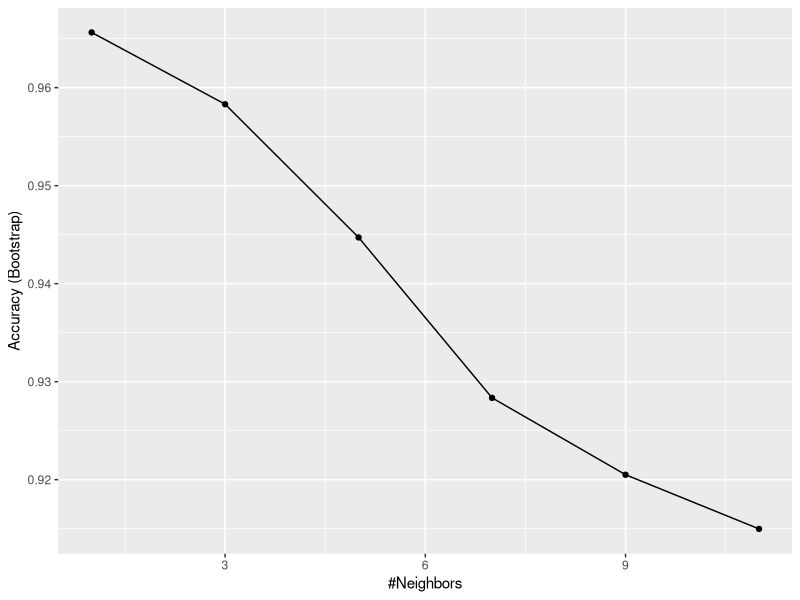

Source code (R): (Note: this script raises an error after producing the figure.)
#Chapter 31 Homework
#DATA 320
#Kyle Schneider
#12/4/2019

#1. 32.6 (31.6 on github) Exercise #2
library(caret)
library(tidyverse)
library(dslabs)
data("mnist_27")
view(mnist_27)
#2) Load the following dataset:
data("tissue_gene_expression")
#This dataset includes a matrix x:

dim(tissue_gene_expression$x)
view(tissue_gene_expression$x)

#with the gene expression measured on 500 genes for 189 biological samples representing
#seven different tissues. The tissue type is stored in y:
  
table(tissue_gene_expression$y)
view(tissue_gene_expression$y)
y = tissue_gene_expression$y
#Split the data in training and test sets, then use kNN to predict tissue type and see 
#what accuracy you obtain. Try it for  k = 1,3,…,11.



#Combine the data set
disease = data.frame(tissue_gene_expression$x,y = as.factor(y))
view(disease)

test_index <- createDataPartition(y, times = 1, p = 0.5, list = FALSE)
train_set <- disease %>% slice(-test_index)
test_set <- disease %>% slice(test_index)

train_knn <- train(y ~ ., method = "knn", 
                   data = train_set,
                   tuneGrid = data.frame(k = seq(1, 11, 2)))
ggplot(train_knn)

confusionMatrix(predict(train_knn, test_set, type = "raw"),
                test_set$y)

#2. Complete Case Study: more than 3 classes (32.7.6 or 31.8 on github)
if(!exists("mnist")) mnist <- read_mnist()
set.seed(3456)
index_127 <- sample(which(mnist$train$labels %in% c(1,2,7)), 2000)
y <- mnist$train$labels[index_127] 
x <- mnist$train$images[index_127,]
index_train <- createDataPartition(y, p=0.8, list = FALSE)
## get the quadrants
row_column <- expand.grid(row=1:28, col=1:28) 
upper_left_ind <- which(row_column$col <= 14 & row_column$row <= 14)
lower_right_ind <- which(row_column$col > 14 & row_column$row > 14)
## binarize the values. Above 200 is ink, below is no ink
x <- x > 200 
## proportion of pixels in lower right quadrant
x <- cbind(rowSums(x[ ,upper_left_ind])/rowSums(x), 
           rowSums(x[ ,lower_right_ind])/rowSums(x)) 
##save data
train_set <- data.frame(y = factor(y[index_train]),
                        x_1 = x[index_train,1], x_2 = x[index_train,2])
test_set <- data.frame(y = factor(y[-index_train]),
                       x_1 = x[-index_train,1], x_2 = x[-index_train,2])

train_set %>% ggplot(aes(x_1, x_2, color=y)) + geom_point()

train_qda <- train(y ~ ., method = "qda", data = train_set)

predict(train_qda, test_set, type = "prob") %>% head()

predict(train_qda, test_set) %>% head()

confusionMatrix(predict(train_qda, test_set), test_set$y)$table

GS <- 150
new_x <- expand.grid(x_1 = seq(min(train_set$x_1), max(train_set$x_1), len=GS),
                     x_2 = seq(min(train_set$x_2), max(train_set$x_2), len=GS))
new_x %>% mutate(y_hat = predict(train_qda, new_x)) %>%
  ggplot(aes(x_1, x_2, color = y_hat, z = as.numeric(y_hat))) +
  geom_point(size = 0.5, pch = 16) + 
  stat_contour(breaks=c(1.5, 2.5),color="black") + 
  guides(colour = guide_legend(override.aes = list(size=2)))

train_lda <- train(y ~ ., method = "lda", data = train_set)

new_x %>% mutate(y_hat = predict(train_lda, new_x)) %>%
  ggplot(aes(x_1, x_2, color = y_hat, z = as.numeric(y_hat))) +
  geom_point(size = 0.5, pch = 16) + 
  stat_contour(breaks=c(1.5, 2.5),color="black") + 
  guides(colour = guide_legend(override.aes = list(size=2)))

train_knn <- train(y ~ ., method = "knn", data = train_set,
                   tuneGrid = data.frame(k = seq(15, 51, 2)))

new_x %>% mutate(y_hat = predict(train_knn, new_x)) %>%
  ggplot(aes(x_1, x_2, color = y_hat, z = as.numeric(y_hat))) +
  geom_point(size = 0.5, pch = 16) + 
  stat_contour(breaks=c(1.5, 2.5),color="black") + 
  guides(colour = guide_legend(override.aes = list(size=2)))

train_set %>% mutate(y = factor(y)) %>% 
  ggplot(aes(x_1, x_2, fill = y, color=y)) + 
  geom_point(show.legend = FALSE) + 
  stat_ellipse(type="norm")


#3. 32.8 (31.9 on github) Exercises #1-6


#1)Create a dataset with just the classes “cerebellum” and “hippocampus”
#(two parts of the brain) and a predictor matrix with 10 randomly selected columns.

set.seed(1993)
data("tissue_gene_expression")
tissues <- c("cerebellum", "hippocampus")
ind <- which(tissue_gene_expression$y %in% tissues)
y <- droplevels(tissue_gene_expression$y[ind])
x <- tissue_gene_expression$x[ind, ]
x <- x[, sample(ncol(x), 10)]

kyle = data.frame(x,y)
test_index <- createDataPartition(y, times = 1, p = 0.5, list = FALSE)
train_set <- kyle %>% slice(-test_index)
test_set <- kyle %>% slice(test_index)


view(train_set)

#Use the train function to estimate the accuracy of LDA.

train_lda <- train(y ~ ., method="lda", data = train_set)
y_hat <- predict(train_lda, test_set)
confusionMatrix(y_hat, test_set$y)


#2)n this case, LDA fits two 10-dimensional normal distributions. Look at the fitted model
#by looking at the finalModel component of the result of train. Notice there is a component
#called means that includes the estimate means of both distributions. Plot the mean vectors
#against each other and determine which predictors (genes) appear to be driving the algorithm.
train_lda$finalModel$means
qplot(train_lda$finalModel$mean[1,],train_lda$finalModel$means[2,])

#3) Repeat exercises 1 with QDA. Does it have a higher accuracy than LDA?

train_qda <- train(y ~ ., method="qda", data= train_set)
y_hat <- predict(train_qda, test_set)
confusionMatrix(y_hat, test_set$y)

#4) Are the same predictors (genes) driving the algorithm? Make a plot as in exercise 2.

train_qda$finalModel$means
qplot(train_qda$finalModel$mean[1,],train_qda$finalModel$means[2,])


#5)One thing we see in the previous plot is that the value of predictors correlate in both
#groups: some predictors are low in both groups while others are high in both groups. The mean value of each predictor, colMeans(x), is not informative or useful for prediction, and often for interpretation purposes it is useful to center or scale each column. This can be achieved with the preProcessing argument in train. Re-run LDA with preProcessing = "scale". Note that accuracy does not change but see how it is easier to identify the predictors that differ more between groups in the plot made in exercise 4.
train_lda <- train(y ~ ., method="lda", data = train_set, preProcess = 'scale')
y_hat <- predict(train_lda, test_set)
confusionMatrix(y_hat, test_set$y)

train_lda$finalModel$means
qplot(train_lda$finalModel$mean[1,],train_lda$finalModel$means[2,])

#6)In the previous exercises we saw that both approaches worked well. Plot the predictor values
#for the two genes with the largest differences between the two groups in a scatterplot to see 
#how they appear to follow a bivariate distribution as assumed by the LDA and QDA approaches.
#Color the points by the outcome.

train_set %>% ggplot(aes(TGFBR3,F11R, fill = y, color=y)) + 
  geom_point(show.legend = FALSE) + 
  stat_ellipse(type="norm")
